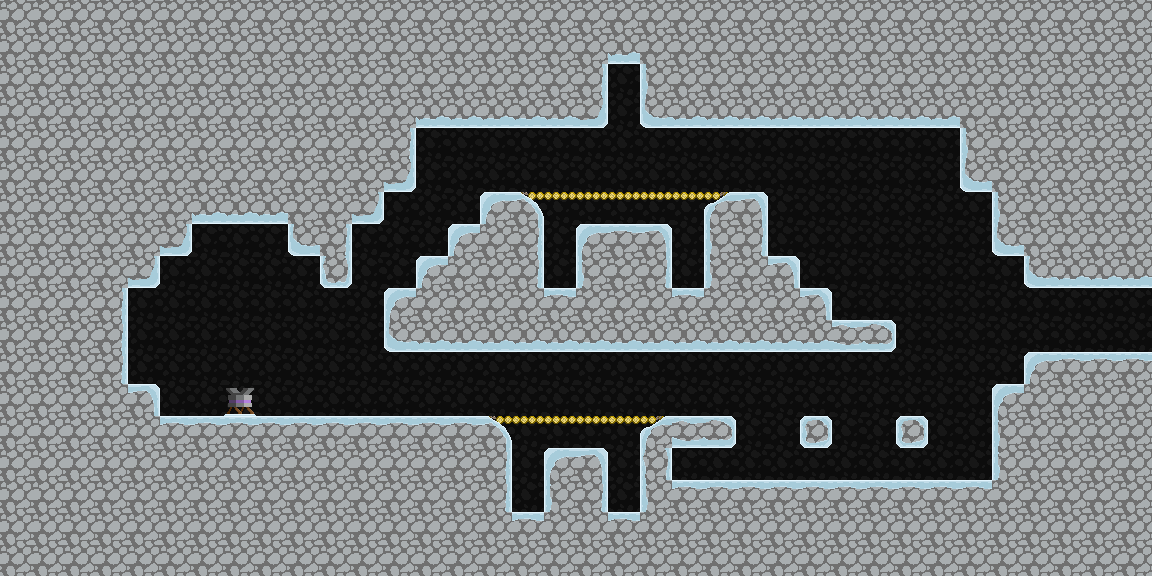

This game map was drawn from its Tiled (.tmx) file and the tilesets committed beside it. A one-line description and the full map source follow:
An orthogonal 36x18 tile map with 32x32 px tiles, 2 tile layers (tilemap, foreground) and 8 objects (2x door, floorbutton, powerup, wallbutton, slambutton, ...).

<map version="1.0" orientation="orthogonal" width="36" height="18" tilewidth="32" tileheight="32">
 <tileset firstgid="1" name="tilemap" tilewidth="32" tileheight="32">
  <image source="gfx/tilemap.png" width="192" height="320" />
 </tileset>
 <layer name="tilemap" width="36" height="18" opacity="0.34">
  <data encoding="csv">
9,9,9,9,9,9,9,9,9,9,9,9,9,9,9,9,9,9,9,9,9,9,9,9,9,9,9,9,9,9,9,9,9,9,9,9,
9,9,9,9,9,9,9,9,9,9,9,9,9,9,9,9,9,9,9,9,9,9,9,9,9,9,9,9,9,9,9,9,9,9,9,9,
9,9,9,9,9,9,9,9,9,9,9,9,9,9,9,9,9,9,9,9,9,9,9,9,9,9,9,9,9,9,9,9,9,9,9,9,
9,9,9,9,9,9,9,9,9,9,9,9,9,9,9,9,9,9,9,9,9,9,9,9,9,9,9,9,9,9,9,9,9,9,9,9,
9,9,9,9,9,9,9,9,9,9,9,9,9,9,9,9,9,9,9,9,9,9,9,9,9,9,9,9,9,9,9,9,9,9,9,9,
9,9,9,9,9,9,9,9,9,9,9,9,9,9,9,9,9,9,9,9,9,9,9,9,9,9,9,9,9,9,9,9,9,9,9,9,
9,9,9,9,9,9,9,9,9,9,9,9,9,9,9,9,9,9,9,9,9,9,9,9,9,9,9,9,9,9,9,9,9,9,9,9,
9,9,9,9,9,9,9,9,9,9,9,9,9,9,9,9,9,9,9,9,9,9,9,9,9,9,9,9,9,9,9,9,9,9,9,9,
9,9,9,9,9,9,9,9,9,9,9,9,9,9,9,9,9,9,9,9,9,9,9,9,9,9,9,9,9,9,9,9,9,9,9,9,
9,9,9,9,9,9,9,9,9,9,9,9,9,9,9,9,9,9,9,9,9,9,9,9,9,9,9,9,9,9,9,9,9,9,9,9,
9,9,9,9,9,9,9,9,9,9,9,9,9,9,9,9,9,9,9,9,9,9,9,9,9,9,9,9,9,9,9,9,9,9,9,9,
9,9,9,9,9,9,9,9,9,9,9,9,9,9,9,9,9,9,9,9,9,9,9,9,9,9,9,9,9,9,9,9,9,9,9,9,
9,9,9,9,9,9,9,9,9,9,9,9,9,9,9,9,9,9,9,9,9,9,9,9,9,9,9,9,9,9,9,9,9,9,9,9,
9,9,9,9,9,9,9,9,9,9,9,9,9,9,9,9,9,9,9,9,9,9,9,9,9,9,9,9,9,9,9,9,9,9,9,9,
9,9,9,9,9,9,9,9,9,9,9,9,9,9,9,9,9,9,9,9,9,9,9,9,9,9,9,9,9,9,9,9,9,9,9,9,
9,9,9,9,9,9,9,9,9,9,9,9,9,9,9,9,9,9,9,9,9,9,9,9,9,9,9,9,9,9,9,9,9,9,9,9,
9,9,9,9,9,9,9,9,9,9,9,9,9,9,9,9,9,9,9,9,9,9,9,9,9,9,9,9,9,9,9,9,9,9,9,9,
9,9,9,9,9,9,9,9,9,9,9,9,9,9,9,9,9,9,9,9,9,9,9,9,9,9,9,9,9,9,9,9,9,9,9,9
</data>
 </layer>
 <layer name="foreground" width="36" height="18">
  <data encoding="csv">
11,11,11,11,11,11,11,11,11,11,11,11,11,11,11,11,11,11,11,11,11,11,11,11,11,11,11,11,11,11,11,11,11,11,11,11,
11,11,11,11,11,11,11,11,11,11,11,11,11,11,11,11,11,11,11,17,11,11,11,11,11,11,11,11,11,11,11,11,11,11,11,11,
11,11,11,11,11,11,11,11,11,11,11,11,11,11,11,11,11,11,12,0,10,11,11,11,11,11,11,11,11,11,11,11,11,11,11,11,
11,11,11,11,11,11,11,11,11,11,11,11,11,17,17,17,17,17,18,0,16,17,17,17,17,17,17,17,17,17,11,11,11,11,11,11,
11,11,11,11,11,11,11,11,11,11,11,11,12,0,0,0,0,0,0,0,0,0,0,0,0,0,0,0,0,0,10,11,11,11,11,11,
11,11,11,11,11,11,11,11,11,11,11,11,18,0,0,0,0,0,0,0,0,0,0,0,0,0,0,0,0,0,16,11,11,11,11,11,
11,11,11,11,11,11,17,17,17,11,11,18,0,0,0,4,49,50,50,50,50,50,51,6,0,0,0,0,0,0,0,10,11,11,11,11,
11,11,11,11,11,18,0,0,0,16,12,0,0,0,4,11,12,0,4,5,6,0,10,12,0,0,0,0,0,0,0,16,11,11,11,11,
11,11,11,11,18,0,0,0,0,0,7,0,0,4,11,11,12,0,10,11,12,0,10,11,6,0,0,0,0,0,0,0,16,17,17,17,
11,11,11,12,0,0,0,0,0,0,0,0,4,11,11,11,11,5,11,11,11,5,11,11,11,6,0,0,0,0,0,0,0,0,0,0,
11,11,11,12,0,0,0,0,0,0,0,0,16,17,17,17,17,17,17,17,17,17,17,17,17,17,13,21,0,0,0,0,0,0,0,0,
11,11,11,12,0,0,0,0,0,0,0,0,0,0,0,0,0,0,0,0,0,0,0,0,0,0,0,0,0,0,0,0,4,5,5,5,
11,11,11,11,6,0,0,29,0,0,0,0,0,0,0,0,0,0,0,0,0,0,0,0,0,0,0,0,0,0,0,4,11,11,11,11,
11,11,11,11,11,5,5,5,5,5,5,5,5,5,5,49,50,50,50,50,51,13,21,0,0,3,0,0,3,0,0,10,11,11,11,11,
11,11,11,11,11,11,11,11,11,11,11,11,11,11,11,12,0,4,6,0,26,0,0,0,0,0,0,0,0,0,0,10,11,11,11,11,
11,11,11,11,11,11,11,11,11,11,11,11,11,11,11,12,0,10,12,0,10,5,5,5,5,5,5,5,5,5,5,11,11,11,11,11,
11,11,11,11,11,11,11,11,11,11,11,11,11,11,11,11,5,11,11,5,11,11,11,11,11,11,11,11,11,11,11,11,11,11,11,11,
11,11,11,11,11,11,11,11,11,11,11,11,11,11,11,11,11,11,11,11,11,11,11,11,11,11,11,11,11,11,11,11,11,11,11,11
</data>
 </layer>
 <objectgroup name="objects" width="36" height="18">
  <object name="ButtonOne" type="floorbutton" x="183" y="107" width="64" height="32">
   <properties>
    <property name="door" value="DoorTwo" />
   </properties>
  </object>
  <object name="DoorTwo" type="door" x="274" y="117" width="32" height="64" />
  <object name="Powerup" type="powerup" x="349" y="61" width="32" height="32">
   <properties>
    <property name="powerup" value="7" />
   </properties>
  </object>
  <object name="DoorThree" type="door" x="323" y="118" width="64" height="32" />
  <object name="wallButton" type="wallbutton" x="510" y="412" width="32" height="32">
   <properties>
    <property name="door" value="DoorThree" />
    <property name="left" value="true" />
   </properties>
  </object>
  <object name="ButtonTwo" type="slambutton" x="503" y="48" width="128" height="32">
   <properties>
    <property name="door" value="DoorOne" />
   </properties>
  </object>
  <object name="ButtonOne" type="ceilbutton" x="235" y="59" width="64" height="32">
   <properties>
    <property name="door" value="DoorTwo" />
   </properties>
  </object>
  <object name="mapOneSpawn" type="TravelPoint" x="1056" y="320" width="64" height="32">
   <properties>
    <property name="map" value="" />
    <property name="target" value="" />
   </properties>
  </object>
 </objectgroup>
</map>
